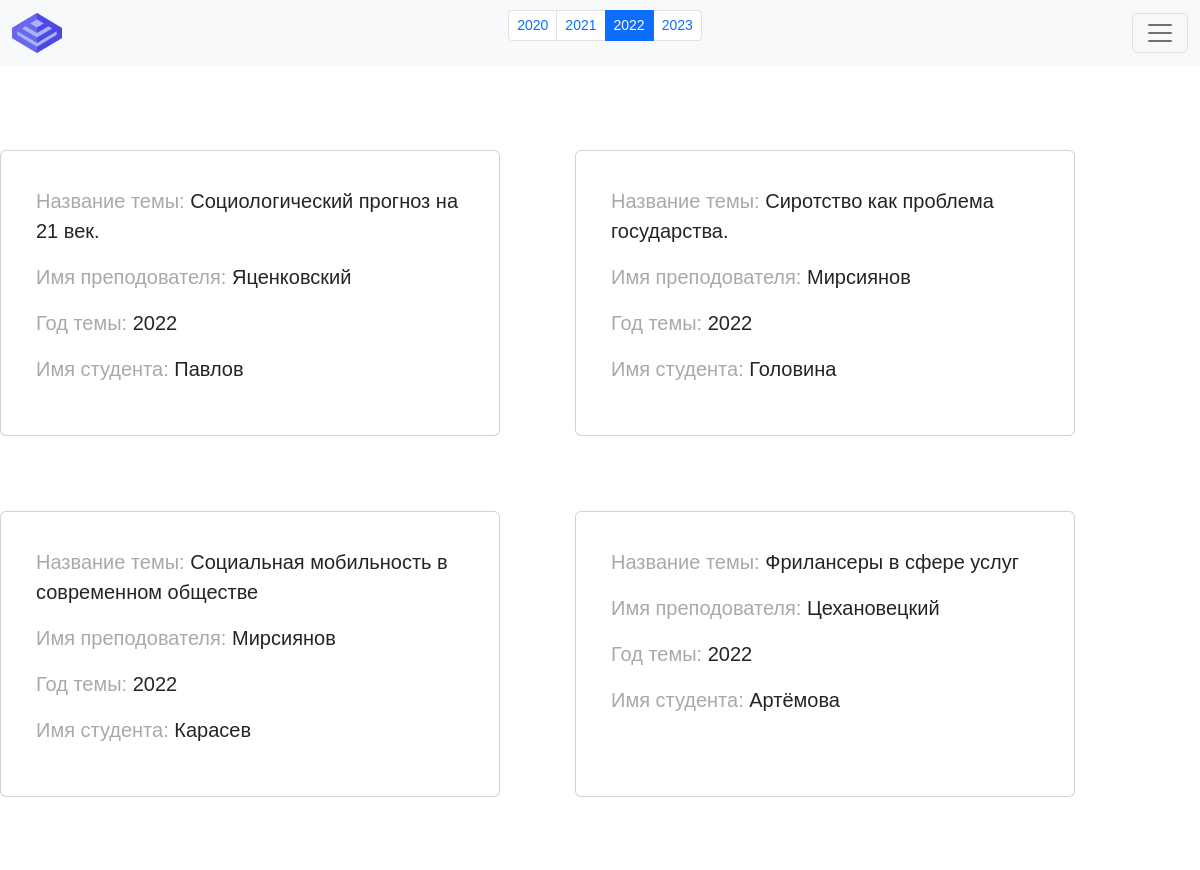
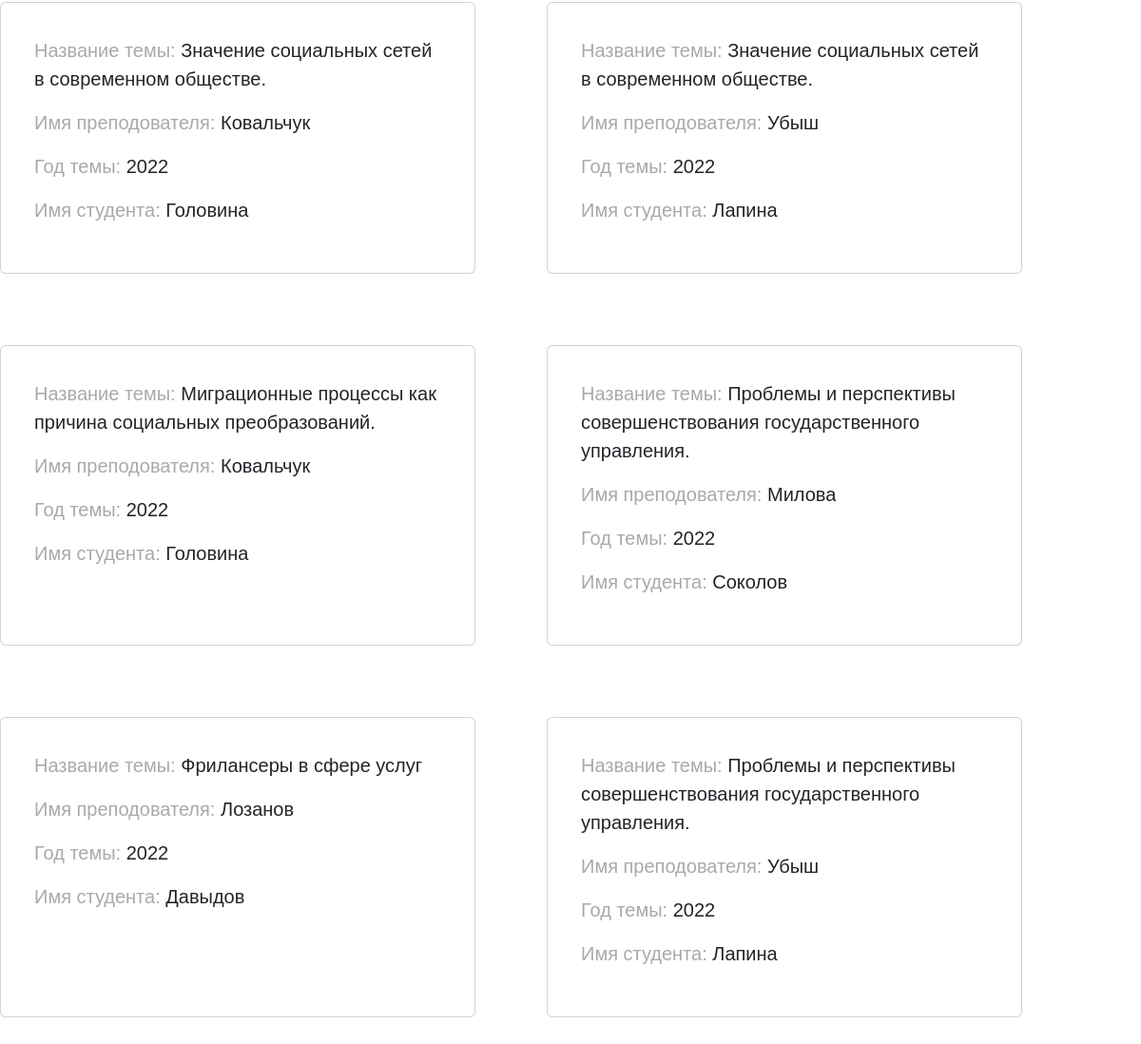
The page /scripts/2022.php (signed in) on the database its author committed (2 pictures, top to bottom).
### tables this page shows
CREATE TABLE `diploms` (
  `diplom_id` int NOT NULL,
  `tl_id` int NOT NULL,
  `teacher_id` int NOT NULL,
  `date_topic` date NOT NULL,
  `student_id` int NOT NULL
);

CREATE TABLE `topic_list` (
  `tl_id` int NOT NULL,
  `tl_title` text NOT NULL
);

CREATE TABLE `teachers` (
  `teacher_id` int NOT NULL,
  `Surname` text NOT NULL,
  `Name` text NOT NULL,
  `Patronymic` text NOT NULL,
  `Extent` varchar(255) NOT NULL,
  `Rank` text NOT NULL,
  `Department` text NOT NULL,
  `Telephone` varchar(255) NOT NULL,
  `Email` varchar(255) NOT NULL
);

CREATE TABLE `students` (
  `student_id` int NOT NULL,
  `Surname` text,
  `Name` text,
  `Patronymic` text,
  `offset_card_number` text,
  `Faculty` text,
  `Group` varchar(255) DEFAULT NULL
);

### scripts/2022.php (the view, shortened to what this page needs)
<!doctype html>
<html lang="ru">
<head>
    <link rel="stylesheet" href="../css/diploms.css">
    <link rel="stylesheet" href="https://use.fontawesome.com/releases/v6.2.1/css/all.css">
    <link href="https://cdn.jsdelivr.net/npm/bootstrap@5.2.2/dist/css/bootstrap.min.css" rel="stylesheet">
</head>
<body>
<nav class="navbar bg-light fixed-top">
    <div class="container-fluid">
        <a class="navbar-brand" href="#">
            <img src="../img/logo.svg" alt="Logo">
        </a>
        <nav>
            <ul class="pagination pagination-sm">
                <li class="page-item"><a class="page-link" href="2020.php">2020</a></li>
                <li class="page-item"><a class="page-link" href="2021.php">2021</a></li>
                <li class="page-item active"><a class="page-link" href="#">2022</a></li>
                <li class="page-item"><a class="page-link" href="2023.php">2023</a></li>
            </ul>
        </nav>
        <button class="navbar-toggler" type="button" data-bs-toggle="offcanvas" data-bs-target="#offcanvasNavbar" aria-controls="offcanvasNavbar">
            <span class="navbar-toggler-icon"></span>
        </button>
    </div>
</nav>
<?php
$connect = new mysqli('localhost', 'root', '', 'diplom');
$select = "SELECT teachers.Surname as tsm, diploms.date_topic, students.Surname, topic_list.tl_title, YEAR(date_topic) as year
           FROM `diploms`
           join `students` on diploms.student_id=students.student_id
           join `teachers` on diploms.teacher_id=teachers.teacher_id
           join `topic_list` on diploms.tl_id=topic_list.tl_id
			where YEAR(date_topic) = 2022";
$result = $connect -> query($select) -> fetch_all(MYSQLI_ASSOC);
echo "<div style='max-width: 1500px; margin: 150px auto 50px;display: flex; flex-wrap: wrap; gap: 75px;'>";
foreach ($result as $row) {
    echo "<div class='card'>";
    echo "<p name='tl_title' class='name'><span>Название темы: </span> " . $row['tl_title'] . "<br></p>";
    echo "<p name='teacher_name' class='patronymic'><span>Имя преподователя: </span> " . $row['tsm'] . "<br></p>";
    echo "<p name='date_topic' class='patronymic'><span>Год темы: </span> " . $row['year'] . "<br></p>";
    echo "<p name='student_name' class='patronymic'><span>Имя студента: </span> " . $row['Surname'] . "<br></p>";
    echo "</div>";
}
echo "</div>";
?>
</body>
</html>

### css/diploms.css (style rules this page uses)
* { margin: 0; padding: 0; box-sizing: border-box; font-family: "Google Sans", sans-serif; }
body { background-color: #FFFFFF; }
a { all: unset; }
p { margin-bottom: 10px; }
.card { width: 500px; border-radius: 5px; padding: 35px 35px; border: 1px solid lightgray; cursor: pointer; position: relative; }
span { color: darkgray; font-weight: 500; }
.surname, .name, .patronymic, .extent, .rank, .telephone, .email { font-size: 15pt; font-weight: 400; }

### rows shown on the page
diploms: tl.tl_title "Социологический прогноз на 21 век.", teacher.Surname "Яценковский", year "2022", student.Surname "Павлов"
diploms: tl.tl_title "Сиротство как проблема государства.", teacher.Surname "Мирсиянов", year "2022", student.Surname "Головина"
diploms: tl.tl_title "Социальная мобильность в современном обществе", teacher.Surname "Мирсиянов", year "2022", student.Surname "Карасев"
diploms: tl.tl_title "Фрилансеры в сфере услуг", teacher.Surname "Цехановецкий", year "2022", student.Surname "Артёмова"
diploms: tl.tl_title "Значение социальных сетей в современном обществе.", teacher.Surname "Ковальчук", year "2022", student.Surname "Головина"
diploms: tl.tl_title "Значение социальных сетей в современном обществе.", teacher.Surname "Убыш", year "2022", student.Surname "Лапина"
diploms: tl.tl_title "Миграционные процессы как причина социальных преобразований.", teacher.Surname "Ковальчук", year "2022", student.Surname "Головина"
diploms: tl.tl_title "Проблемы и перспективы совершенствования государственного управления.", teacher.Surname "Милова", year "2022", student.Surname "Соколов"
diploms: tl.tl_title "Фрилансеры в сфере услуг", teacher.Surname "Лозанов", year "2022", student.Surname "Давыдов"
diploms: tl.tl_title "Проблемы и перспективы совершенствования государственного управления.", teacher.Surname "Убыш", year "2022", student.Surname "Лапина"
